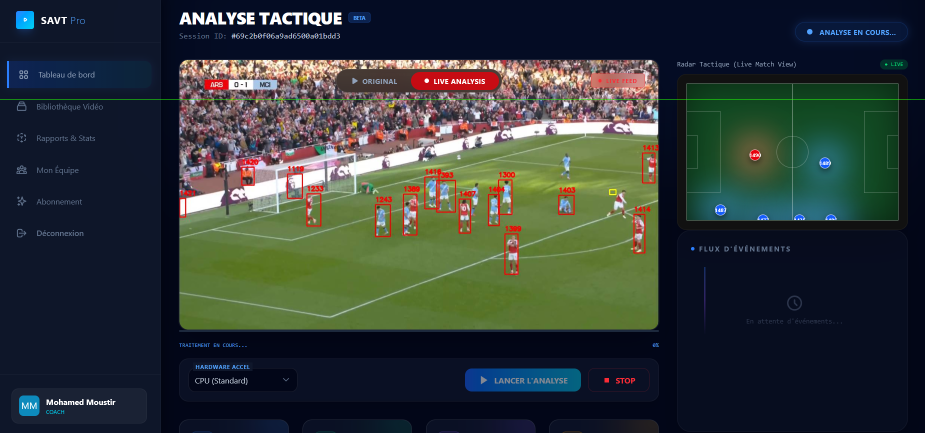
#> input picture Backend/img.png, 1850 x 866 px (shown at 1/2 size)
$ python -i ocr_engine.py   (imports and definitions only)
#> lines starting #> are read from the running program, lines starting #| are printed output that depends on the picture; after the words box and inside, x2 and y2 are one past the last pixel; in counts of white or black regions, pixels touching at a corner belong together
#> further down, picture is the input picture: shape (866, 1850, 3); mean B, G, R 55.9, 57.3, 48.8
import cv2
import numpy as np
import re
import sys
import os
import json
from config import EASYOCR_AVAILABLE, PADDLEOCR_AVAILABLE
from utils import get_center_of_bbox
class JerseyNumberRecognizer:
    def __init__(self, teams_config_path=None):
        self.ocr_reader = None
        self.paddle_ocr = None
        self.use_paddle = False
        self.teams_config = {}
        self.player_jersey_cache = {}  # track_id -> jersey_number
        self.jersey_confidence = {}    # track_id -> confidence count

        # Initialize PaddleOCR (preferred) or EasyOCR (fallback)
        if PADDLEOCR_AVAILABLE:
            try:
                sys.stderr.write("[JerseyRecognizer] Initializing PaddleOCR v3...\n")
                sys.stderr.flush()
                # PaddleOCR 3.x with optimized settings for jersey numbers
                # Note: API changed in v3.x - many parameters are now deprecated
                self.paddle_ocr = PaddleOCR(
                    lang='en',
                    use_doc_orientation_classify=False,  # Skip document orientation
                    use_doc_unwarping=False,  # Skip document unwarping
                    use_textline_orientation=False,  # Skip textline orientation for speed
                    text_det_thresh=0.2,  # Lower threshold for detecting small numbers
                    text_det_box_thresh=0.3,
                    text_rec_score_thresh=0.1,  # Lower threshold to catch more numbers
                )
                self.use_paddle = True
                sys.stderr.write("[JerseyRecognizer] PaddleOCR v3 initialized successfully (more accurate)\n")
                sys.stderr.flush()
            except Exception as e:
                self.paddle_ocr = None
                sys.stderr.write(f"[JerseyRecognizer] Failed to initialize PaddleOCR: {type(e).__name__}: {e}\n")
                sys.stderr.flush()
                import traceback
                traceback.print_exc(file=sys.stderr)
                sys.stderr.flush()

        # Fallback to EasyOCR if PaddleOCR not available
        if not self.use_paddle and EASYOCR_AVAILABLE:
            try:
                self.ocr_reader = easyocr.Reader(['en'], gpu=False, verbose=False)
                sys.stderr.write("[JerseyRecognizer] EasyOCR initialized as fallback\n")
            except Exception as e:
                self.ocr_reader = None
                sys.stderr.write(f"[JerseyRecognizer] Failed to initialize EasyOCR: {e}\n")

        if not self.use_paddle and not self.ocr_reader:
            sys.stderr.write("[JerseyRecognizer] No OCR available - jersey recognition disabled\n")

        # Load teams configuration
        if teams_config_path and os.path.exists(teams_config_path):
            try:
                with open(teams_config_path, 'r', encoding='utf-8') as f:
                    self.teams_config = json.load(f)
                team1_name = self.teams_config.get('team_1', {}).get('name', 'Team 1')
                team2_name = self.teams_config.get('team_2', {}).get('name', 'Team 2')
                team1_players = len(self.teams_config.get('team_1', {}).get('players', {}))
                team2_players = len(self.teams_config.get('team_2', {}).get('players', {}))
                sys.stderr.write(f"[JerseyRecognizer] Loaded teams config: {team1_name} ({team1_players} players) vs {team2_name} ({team2_players} players)\n")
            except Exception as e:
                sys.stderr.write(f"[JerseyRecognizer] Failed to load teams config: {e}\n")

    # [37 lines left out: functions extract_jersey_regions, extract_jersey_region, not called in this run]

    def preprocess_for_ocr(self, image):
        """Preprocess image for better OCR results"""
        # Resize for better OCR
        h, w = image.shape[:2]
#> h = 866; w = 1850
        scale = max(1, 50 / min(h, w))
#> scale = 1
        if scale > 1:
            image = cv2.resize(image, None, fx=scale, fy=scale, interpolation=cv2.INTER_CUBIC)

        # Convert to grayscale
        gray = cv2.cvtColor(image, cv2.COLOR_BGR2GRAY)
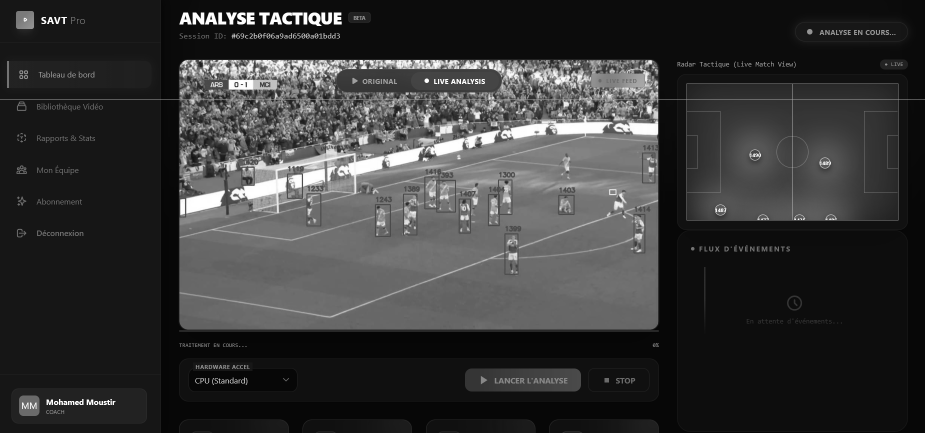
#> gray: shape (866, 1850) (shown at 1/2 size); min 5, max 255, mean 54.6

        # Apply contrast enhancement
        clahe = cv2.createCLAHE(clipLimit=2.0, tileGridSize=(8, 8))
        enhanced = clahe.apply(gray)
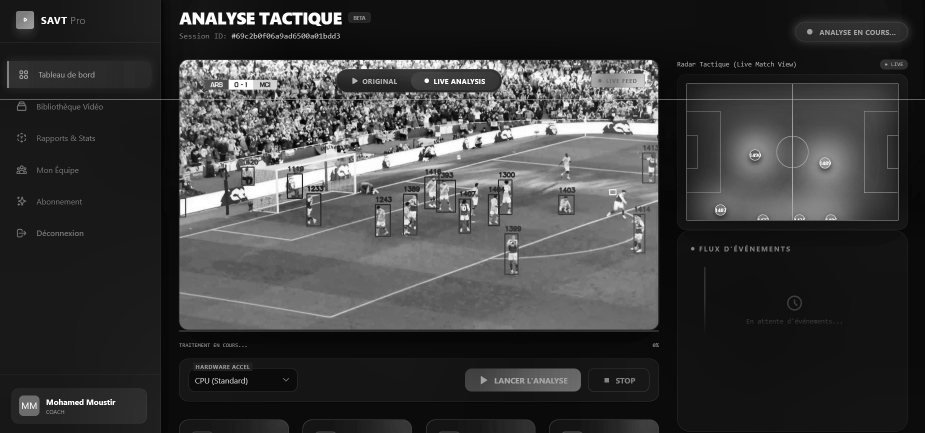
#> enhanced: shape (866, 1850) (shown at 1/2 size); min 1, max 255, mean 59.5

        # Apply threshold to get binary image
        _, binary = cv2.threshold(enhanced, 0, 255, cv2.THRESH_BINARY + cv2.THRESH_OTSU)
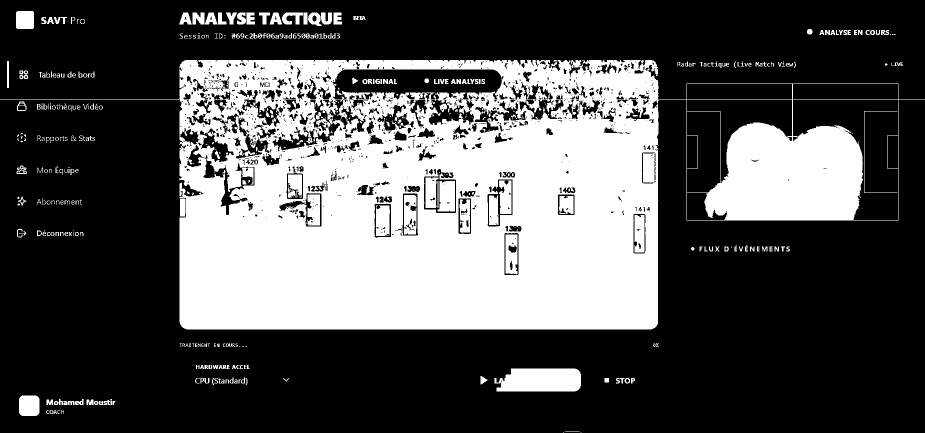
#> binary: shape (866, 1850) (shown at 1/2 size); 32.7% white; 504 white regions (213 under 20 px), largest, box (x1, y1, x2, y2) and area: (0, 120, 1850, 659) 478795, (989, 737, 1162, 783) 7101, (875, 362, 910, 423) 1874

        return binary

    # [135 lines left out: functions _run_paddleocr, _run_easyocr, recognize_number, get_player_name, get_team_name, not called in this run]

>>> import cv2
>>> picture = cv2.imread('../../Backend/img.png')
>>> result = JerseyNumberRecognizer().preprocess_for_ocr(picture)
